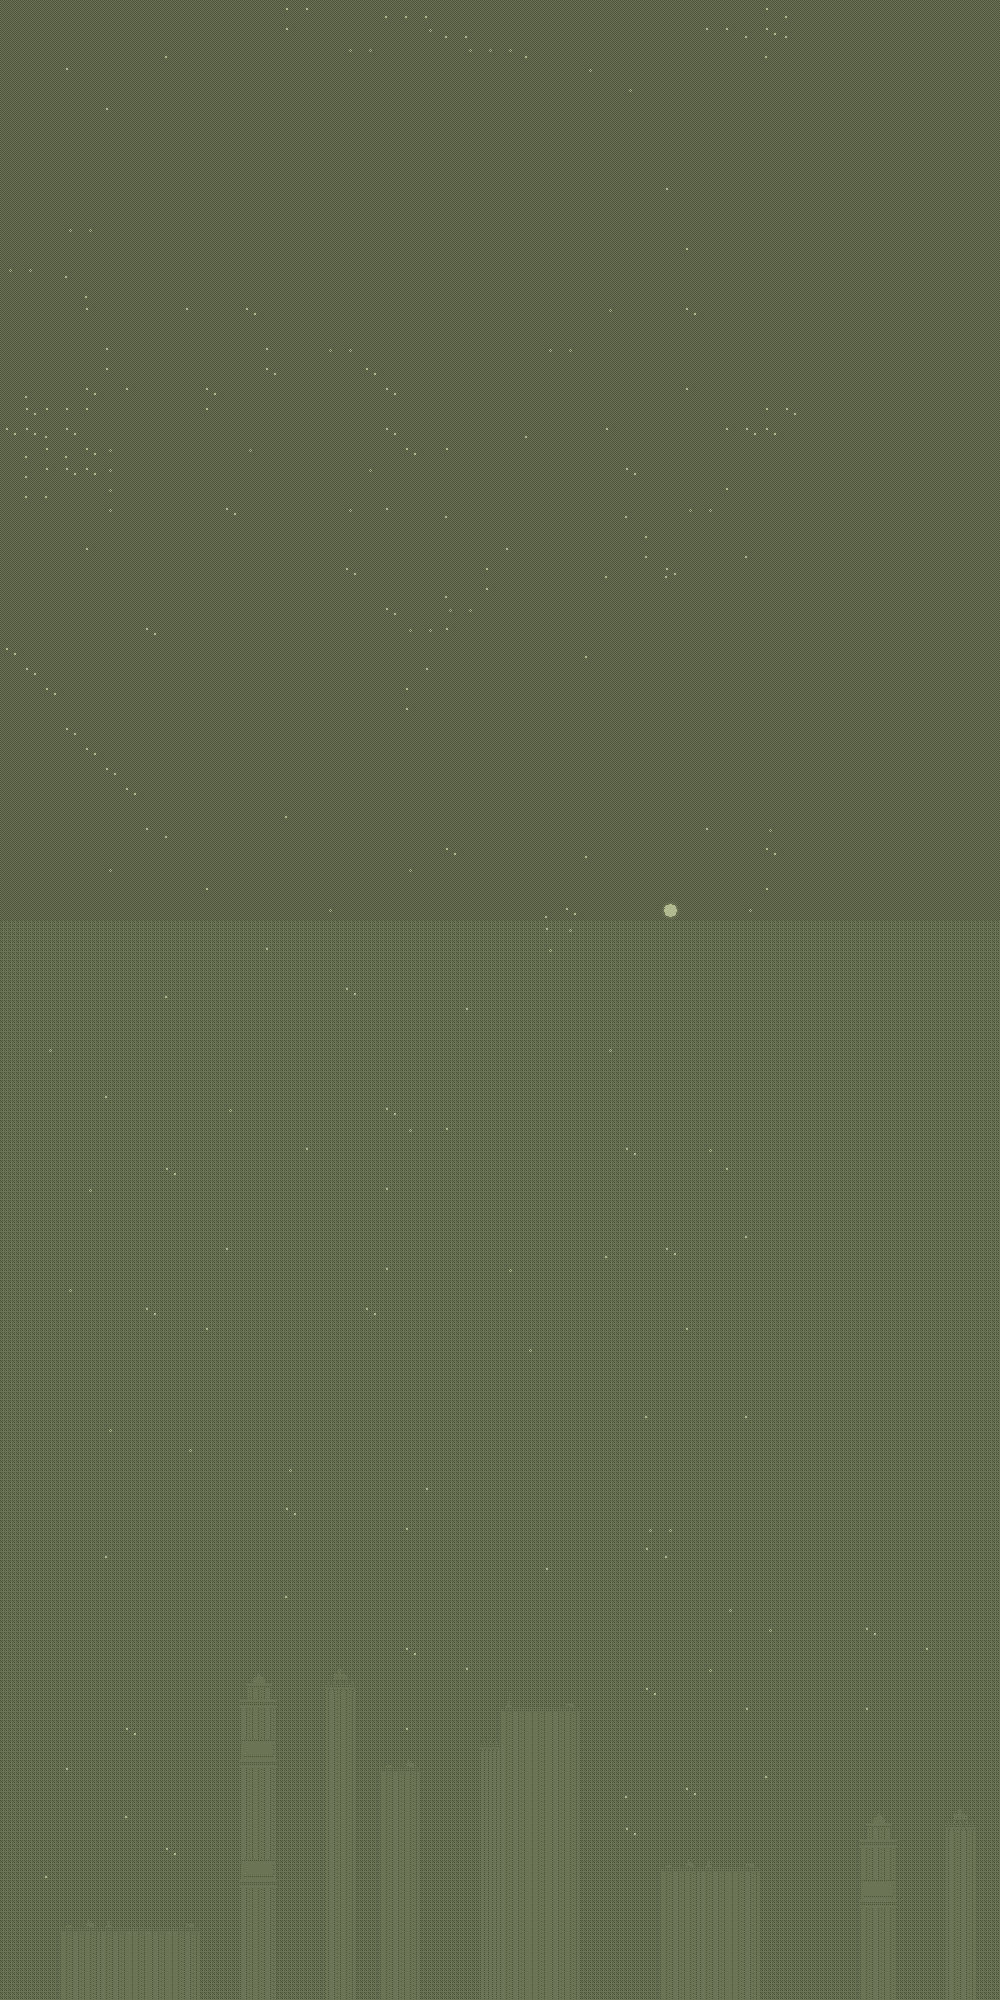

The image is a tile-based game level rendered from a .tmx file. Its description and source (layers, tilesets, objects; grid data summarised) follow:
An orthogonal 50x100 tile map with 20x20 px tiles, 4 tile layers (bg, bg2, stars, city).

<map version="1.0" orientation="orthogonal" width="50" height="100" tilewidth="20" tileheight="20">
 <tileset firstgid="1" name="bgtiles_newyork" tilewidth="20" tileheight="20">
  <image source="../../../../../SuperLemonadeFactory1989Content/Lemonade/bgtiles_newyork.png" width="500" height="500" />
 </tileset>
 <layer name="bg" width="50" height="100">
  <data>[5000 cells, 5000 non-empty, 3 distinct tile ids]</data>
 </layer>
 <layer name="bg2" width="50" height="100">
  <data>[5000 cells, 35 non-empty, 3 distinct tile ids]</data>
 </layer>
 <layer name="stars" width="50" height="100">
  <data>[5000 cells, 177 non-empty, 5 distinct tile ids]</data>
 </layer>
 <layer name="city" width="50" height="100">
  <data>[5000 cells, 283 non-empty, 37 distinct tile ids]</data>
 </layer>
</map>
